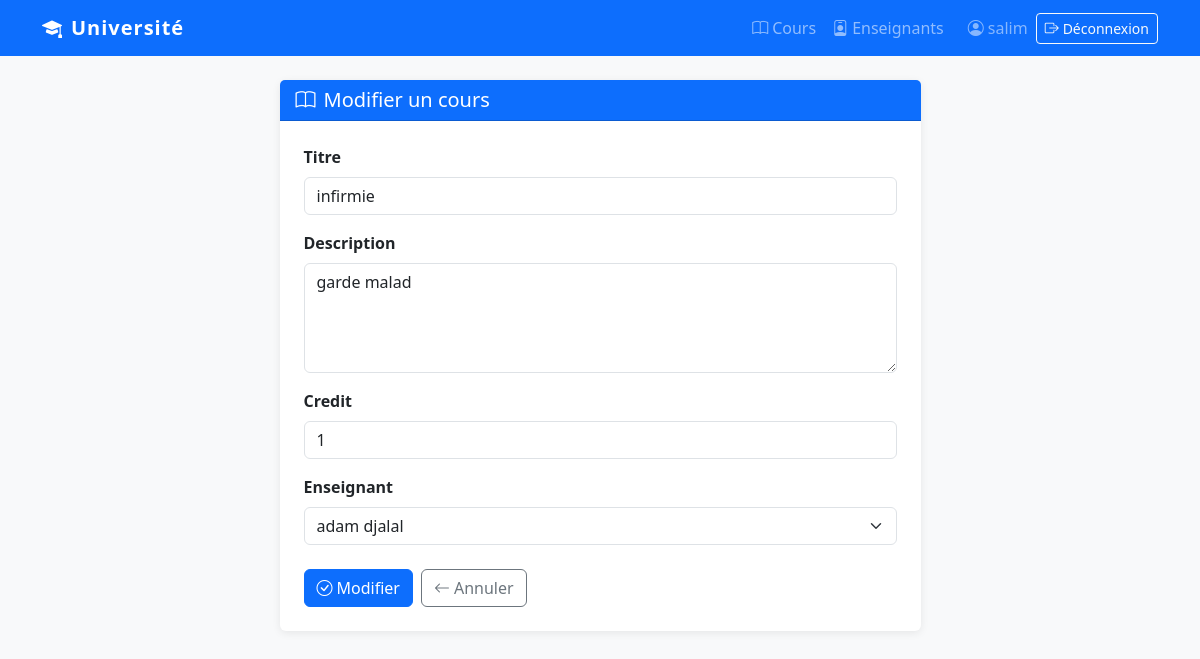
The page /cours/modifier/3/ (signed in) on the database its author committed.
### cours/models.py (models this page shows, shortened)
class Cours(models.Model):
    titre = models.CharField(max_length=200)
    description = models.TextField()
    credit = models.IntegerField()
    enseignant = models.ForeignKey(Enseignant, on_delete=models.CASCADE)

### cours/views.py (the view)
# urls.py: path('cours/modifier/<int:pk>/', views.modifier_cours, name='modifier_cours'),
@login_required
def modifier_cours(request, pk):
    cours = get_object_or_404(Cours, pk=pk)
    form = CoursForm(instance=cours)
    if request.method == 'POST':
        form = CoursForm(request.POST, instance=cours)
        if form.is_valid():
            form.save()
            return redirect('liste_cours')
    return render(request, 'cours/ajouter_cours.html', {'form': form, 'action': 'Modifier'})

### cours/forms.py
class CoursForm(forms.ModelForm):
    class Meta:
        model = Cours
        fields = ['titre', 'description', 'credit', 'enseignant']
        widgets = {
            'titre': forms.TextInput(attrs={'class': 'form-control', 'placeholder': 'Titre du cours'}),
            'description': forms.Textarea(attrs={'class': 'form-control', 'rows': 4, 'placeholder': 'Description'}),
            'credit': forms.NumberInput(attrs={'class': 'form-control', 'min': 1}),
            'enseignant': forms.Select(attrs={'class': 'form-select'}),
        }

### cours/models.py (called while the page is built)
    def __str__(self):
        return self.nom

### cours/templates/cours/ajouter_cours.html (shortened to what this page needs)
{% extends 'cours/base.html' %}
{% block contenu %}
<div class="row justify-content-center">
  <div class="col-md-7">
    <div class="card">
      <div class="card-header bg-primary text-white">
        <h5 class="mb-0">
          <i class="bi bi-book me-2"></i>{{ action }} un cours
        </h5>
      </div>
      <div class="card-body p-4">
        <form method="POST">
          {% for field in form %}
          <div class="mb-3">
            <label for="{{ field.id_for_label }}" class="form-label fw-semibold">
              {{ field.label }}
            </label>
            {{ field }}
          </div>
          {% endfor %}
          <div class="d-flex gap-2 mt-4">
            <button type="submit" class="btn btn-primary">
              <i class="bi bi-check-circle me-1"></i>{{ action }}
            </button>
            <a href="{% url 'liste_cours' %}" class="btn btn-outline-secondary">
              <i class="bi bi-arrow-left me-1"></i>Annuler
            </a>
          </div>
        </form>
      </div>
    </div>
  </div>
</div>
{% endblock %}

### cours/templates/cours/base.html (shortened to what this page needs)
<!DOCTYPE html>
<html lang="fr">
<head>
  <link href="https://cdn.jsdelivr.net/npm/bootstrap@5.3.0/dist/css/bootstrap.min.css" rel="stylesheet">
  <link href="https://cdn.jsdelivr.net/npm/bootstrap-icons@1.10.5/font/bootstrap-icons.css" rel="stylesheet">
</head>
<body>
  <nav class="navbar navbar-expand-lg navbar-dark bg-primary mb-4">
    <div class="container">
      <a class="navbar-brand" href="{% url 'accueil' %}">
        <i class="bi bi-mortarboard-fill me-2"></i>Université
      </a>
      <div class="collapse navbar-collapse" id="nav">
        <ul class="navbar-nav ms-auto align-items-lg-center">
          {% if user.is_authenticated %}
          <li class="nav-item">
            <a class="nav-link" href="{% url 'liste_cours' %}">
              <i class="bi bi-book me-1"></i>Cours
            </a>
          </li>
          <li class="nav-item">
            <a class="nav-link" href="{% url 'liste_enseignants' %}">
              <i class="bi bi-person-badge me-1"></i>Enseignants
            </a>
          </li>
          <li class="nav-item ms-lg-3">
            <span class="navbar-text text-white-50 me-2">
              <i class="bi bi-person-circle me-1"></i>{{ user.username }}
            </span>
          </li>
          <li class="nav-item">
            <a class="btn btn-outline-light btn-sm" href="{% url 'deconnexion' %}">
              <i class="bi bi-box-arrow-right me-1"></i>Déconnexion
            </a>
          </li>
          {% else %}
          <li class="nav-item">
            <a class="btn btn-outline-light btn-sm" href="{% url 'connexion' %}">
              <i class="bi bi-box-arrow-in-right me-1"></i>Se connecter
            </a>
          </li>
          {% endif %}
        </ul>
      </div>
    </div>
  </nav>
  <div class="container">
    {% block contenu %}{% endblock %}
  </div>
</body>
</html>

### cours/templates/cours/base.html (style rules this page uses)
body { background-color: #f8f9fa; }
.navbar-brand { font-weight: bold; letter-spacing: 1px; }
.card { border: none; box-shadow: 0 2px 8px rgba(0,0,0,0.08); }

### rows shown on the page
Cours: form "infirmie" "garde malad" "1" "adam djalal"

### other values the page prints
{{ user.username }} "salim"
{{ action }} "Modifier"
{{ field.label }} "Titre" "Description" "Credit" "Enseignant"
